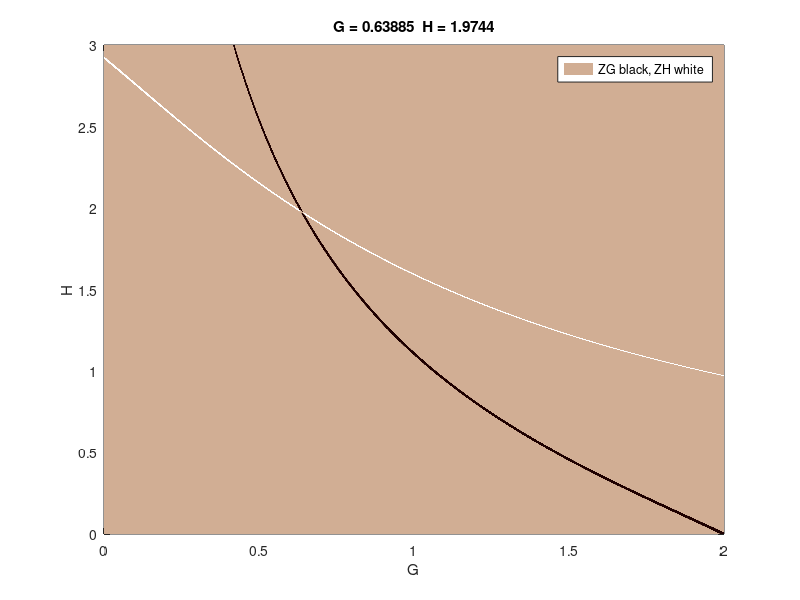

The MATLAB script that drew this image: (Note: this script raises an error after producing the figure.)
% zeros for heterodimer steady state - poor man

clear; close all; clc
gt = 10; ht = 20; Kg = 1;  Kh = 1; K = 1; alpha = 1; beta = 1; gamma = 1;
dg=1e-3; dh=1e-3;
g = 0:dg:2; h = 0:dh:3;

[G,H] = meshgrid(g,h);
ZG =  -gt + G + 2*Kg*G.^2 + K*H.*G + 2*alpha*Kg*K*G.^2.*H + beta*Kh*K*H.^2.*G + 2*alpha*beta*gamma*Kg*Kh*K*G.^2.*H.^2;  
ZH =  -ht + H + 2*Kh*H.^2 + K*H.*G + alpha*Kg*K*G.^2.*H + 2*beta*Kh*K*H.^2.*G + 2*alpha*beta*gamma*Kg*Kh*K*G.^2.*H.^2;  
 
tol = 0.1;
W = (abs(ZH)<tol)-(abs(ZG)<tol); Z = (abs(ZH)<tol)+(abs(ZG)<tol);
a = find(Z==2); % intersection
gss = mean(G(a))
hss = mean(H(a))

figure(1)
pcolor(g,h,W);
colormap pink;
shading interp;
title(['G = ', num2str(gss), '  H = ', num2str(hss) ])
xlabel('G')
ylabel('H')
legend({'ZG black, ZH white'})
print('fig.pdf','-dpdf')

% now solve using fsolve
x0 = [ 0 0 ];
[x,fval] = fsolve(@(x) myzero(x,gt,ht,Kg,Kh,K,alpha,beta,gamma), x0)

function z = myzero(x,gt,ht,Kg,Kh,K,alpha,beta,gamma)
g=x(1); h=x(2);
z = [ -gt + g + 2*Kg*g.^2 + K*h.*g + 2*alpha*Kg*K*g.^2.*h + beta*Kh*K*h.^2.*g + 2*alpha*beta*gamma*Kg*Kh*K*g.^2.*h.^2, ...  
  -ht + h + 2*Kh*h.^2 + K*h.*g + alpha*Kg*K*g.^2.*h + 2*beta*Kh*K*h.^2.*g + 2*alpha*beta*gamma*Kg*Kh*K*g.^2.*h.^2 ];
end
